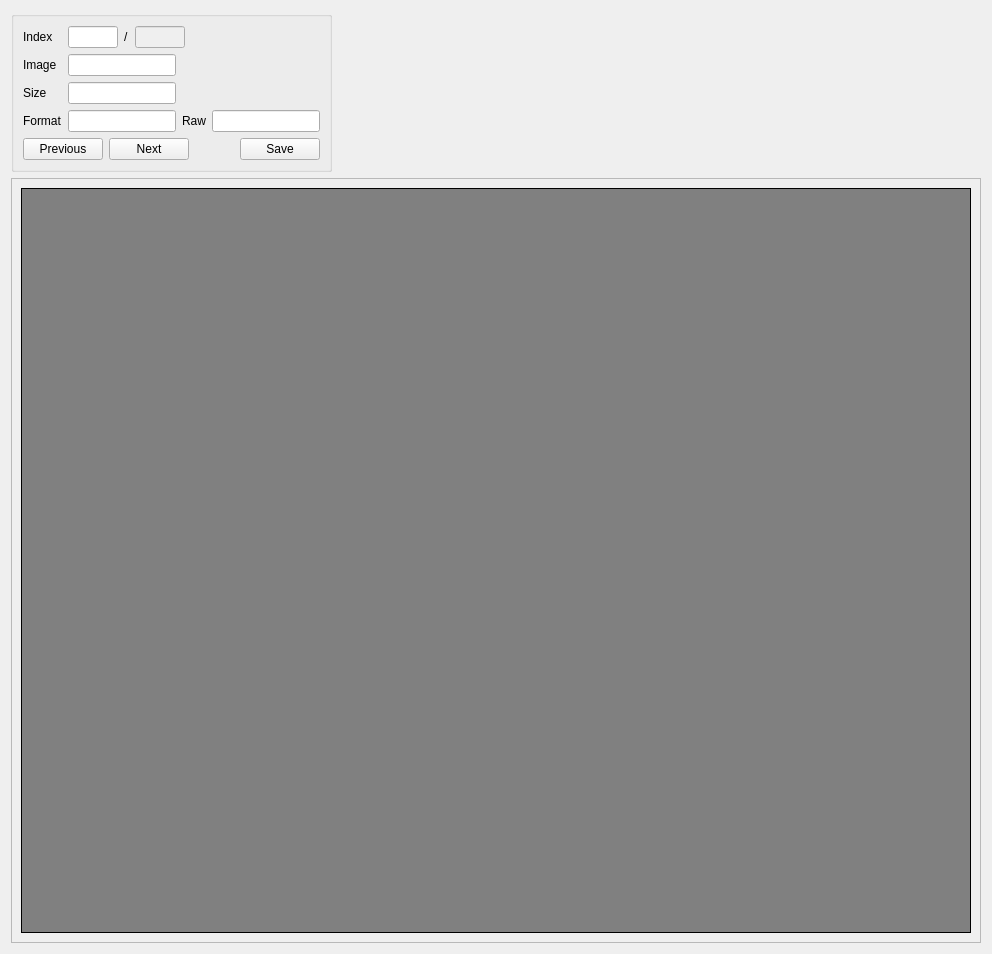
<?xml version="1.0" encoding="UTF-8"?>
<ui version="4.0">
 <class>ImageViewer</class>
 <widget class="QWidget" name="ImageViewer">
  <property name="geometry">
   <rect>
    <x>0</x>
    <y>0</y>
    <width>992</width>
    <height>954</height>
   </rect>
  </property>
  <property name="windowTitle">
   <string>Frame</string>
  </property>
  <layout class="QGridLayout" name="gridLayout_2">
   <item row="0" column="0">
    <widget class="QGroupBox" name="groupBox">
     <property name="sizePolicy">
      <sizepolicy hsizetype="Maximum" vsizetype="Maximum">
       <horstretch>0</horstretch>
       <verstretch>1</verstretch>
      </sizepolicy>
     </property>
     <property name="title">
      <string/>
     </property>
     <layout class="QGridLayout" name="gridLayout">
      <item row="0" column="0">
       <widget class="QLabel" name="index_label">
        <property name="text">
         <string>Index</string>
        </property>
       </widget>
      </item>
      <item row="0" column="1" colspan="2">
       <layout class="QHBoxLayout" name="horizontalLayout_2">
        <item>
         <widget class="QLineEdit" name="image_index">
          <property name="sizePolicy">
           <sizepolicy hsizetype="Fixed" vsizetype="Fixed">
            <horstretch>0</horstretch>
            <verstretch>0</verstretch>
           </sizepolicy>
          </property>
          <property name="maximumSize">
           <size>
            <width>50</width>
            <height>16777215</height>
           </size>
          </property>
          <property name="inputMethodHints">
           <set>Qt::ImhDigitsOnly</set>
          </property>
          <property name="maxLength">
           <number>3</number>
          </property>
         </widget>
        </item>
        <item>
         <widget class="QLabel" name="label">
          <property name="text">
           <string>/</string>
          </property>
         </widget>
        </item>
        <item>
         <widget class="QLineEdit" name="image_max">
          <property name="enabled">
           <bool>false</bool>
          </property>
          <property name="sizePolicy">
           <sizepolicy hsizetype="Fixed" vsizetype="Fixed">
            <horstretch>0</horstretch>
            <verstretch>0</verstretch>
           </sizepolicy>
          </property>
          <property name="maximumSize">
           <size>
            <width>50</width>
            <height>16777215</height>
           </size>
          </property>
          <property name="inputMethodHints">
           <set>Qt::ImhDigitsOnly|Qt::ImhPreferNumbers</set>
          </property>
         </widget>
        </item>
        <item>
         <spacer name="horizontalSpacer_2">
          <property name="orientation">
           <enum>Qt::Horizontal</enum>
          </property>
          <property name="sizeType">
           <enum>QSizePolicy::MinimumExpanding</enum>
          </property>
          <property name="sizeHint" stdset="0">
           <size>
            <width>0</width>
            <height>0</height>
           </size>
          </property>
         </spacer>
        </item>
       </layout>
      </item>
      <item row="1" column="0">
       <widget class="QLabel" name="image_name_label">
        <property name="text">
         <string>Image</string>
        </property>
       </widget>
      </item>
      <item row="1" column="1">
       <widget class="QLineEdit" name="image_name">
        <property name="readOnly">
         <bool>true</bool>
        </property>
       </widget>
      </item>
      <item row="2" column="0">
       <widget class="QLabel" name="image_size_label">
        <property name="text">
         <string>Size</string>
        </property>
       </widget>
      </item>
      <item row="2" column="1">
       <widget class="QLineEdit" name="image_size">
        <property name="readOnly">
         <bool>true</bool>
        </property>
       </widget>
      </item>
      <item row="3" column="0">
       <widget class="QLabel" name="label_2">
        <property name="text">
         <string>Format</string>
        </property>
       </widget>
      </item>
      <item row="3" column="1">
       <widget class="QLineEdit" name="format">
        <property name="readOnly">
         <bool>true</bool>
        </property>
       </widget>
      </item>
      <item row="3" column="2">
       <widget class="QLabel" name="label_3">
        <property name="text">
         <string>Raw</string>
        </property>
       </widget>
      </item>
      <item row="3" column="3">
       <widget class="QLineEdit" name="raw_format">
        <property name="readOnly">
         <bool>true</bool>
        </property>
       </widget>
      </item>
      <item row="4" column="0" colspan="4">
       <layout class="QHBoxLayout" name="horizontalLayout">
        <item>
         <widget class="QPushButton" name="prev">
          <property name="sizePolicy">
           <sizepolicy hsizetype="Maximum" vsizetype="Fixed">
            <horstretch>0</horstretch>
            <verstretch>0</verstretch>
           </sizepolicy>
          </property>
          <property name="text">
           <string>Previous</string>
          </property>
         </widget>
        </item>
        <item>
         <widget class="QPushButton" name="next">
          <property name="sizePolicy">
           <sizepolicy hsizetype="Maximum" vsizetype="Fixed">
            <horstretch>0</horstretch>
            <verstretch>0</verstretch>
           </sizepolicy>
          </property>
          <property name="text">
           <string>Next</string>
          </property>
         </widget>
        </item>
        <item>
         <spacer name="horizontalSpacer">
          <property name="orientation">
           <enum>Qt::Horizontal</enum>
          </property>
          <property name="sizeHint" stdset="0">
           <size>
            <width>40</width>
            <height>20</height>
           </size>
          </property>
         </spacer>
        </item>
        <item>
         <widget class="QPushButton" name="save">
          <property name="text">
           <string>Save</string>
          </property>
         </widget>
        </item>
       </layout>
      </item>
     </layout>
    </widget>
   </item>
   <item row="1" column="0">
    <widget class="QScrollArea" name="scrollArea">
     <property name="sizePolicy">
      <sizepolicy hsizetype="Expanding" vsizetype="Expanding">
       <horstretch>0</horstretch>
       <verstretch>2</verstretch>
      </sizepolicy>
     </property>
     <property name="widgetResizable">
      <bool>true</bool>
     </property>
     <widget class="QWidget" name="scrollAreaWidgetContents">
      <property name="geometry">
       <rect>
        <x>0</x>
        <y>0</y>
        <width>972</width>
        <height>777</height>
       </rect>
      </property>
      <layout class="QGridLayout" name="gridLayout_4">
       <item row="0" column="0">
        <widget class="QLabel" name="image_label">
         <property name="sizePolicy">
          <sizepolicy hsizetype="Preferred" vsizetype="Preferred">
           <horstretch>0</horstretch>
           <verstretch>2</verstretch>
          </sizepolicy>
         </property>
         <property name="styleSheet">
          <string notr="true">background-color: grey</string>
         </property>
         <property name="frameShape">
          <enum>QFrame::Box</enum>
         </property>
         <property name="text">
          <string/>
         </property>
         <property name="alignment">
          <set>Qt::AlignCenter</set>
         </property>
        </widget>
       </item>
      </layout>
     </widget>
    </widget>
   </item>
  </layout>
 </widget>
 <resources/>
 <connections/>
</ui>
